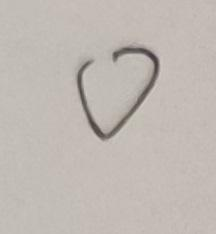
#> input picture mynum/num/00_0.jpg, 216 x 234 px; its folder holds only this picture in this run
$ python walk.py
#> lines starting #> are read from the running program, lines starting #| are printed output that depends on the picture
# coding:utf-8
# 测试遍历目录下文件


import os
from skimage import io,data,transform
import numpy as np
import matplotlib.pyplot as plt
import run


# 将图片文件转换为MNIST数据
@run.change_dir
def changeData():
    path = "./mynum/num/"
    dir_or_files = os.listdir(path)
    files = []
    for dir_file in os.listdir(path):
        files.append(dir_file)

    MNIST_SIZE = 28
    data = []
    for file in files:
        # 处理图片
        # 读入图片并变成灰色
        img = io.imread(path+files[0], as_gray=True)
#> img: shape (234, 216) float64; min 0.218, max 0.802, mean 0.73
        # 缩小到28*28
        translated_img = transform.resize(img, (MNIST_SIZE, MNIST_SIZE))
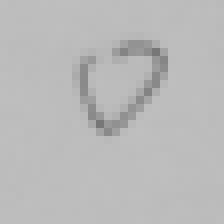
#> translated_img: shape (28, 28) float64 (shown 8 times larger); min 0.468, max 0.751, mean 0.73
        # 变成1*784的一维数组
        flatten_img = np.reshape(translated_img, 784)
#> flatten_img = 784 values, max 0.751 at index 465, min 0.468 at index 432, mean 0.73
        # 1代表黑，0代表白
        result = np.array([1 - flatten_img])
        data.append(result)
    data = np.array(data)
    # print(data.shape)


if __name__ == "__main__":
    changeData()


$ run again, on mynum/num/04_4.jpg
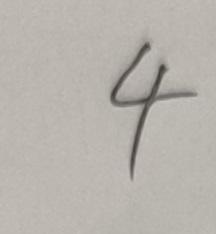
#> input picture mynum/num/04_4.jpg, 216 x 234 px
#> in changeData, `translated_img = transform.resize(img, (MNIST_SIZE, MNIST_SIZE))`:
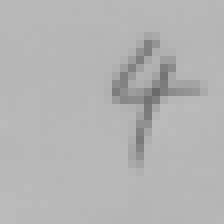
#> translated_img: shape (28, 28) float64 (shown 8 times larger); min 0.42, max 0.73, mean 0.704
#> flatten_img = 784 values, max 0.73 at index 701, min 0.42 at index 327, mean 0.704

$ run again, on mynum/num/05_5.jpg
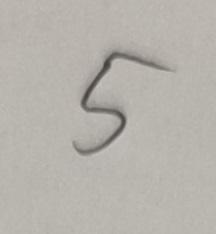
#> input picture mynum/num/05_5.jpg, 216 x 234 px
#> in changeData, `translated_img = transform.resize(img, (MNIST_SIZE, MNIST_SIZE))`:
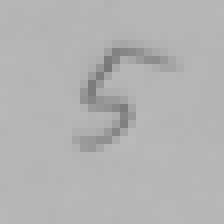
#> translated_img: shape (28, 28) float64 (shown 8 times larger); min 0.477, max 0.726, mean 0.702
#> flatten_img = 784 values, max 0.726 at index 492, min 0.477 at index 237, mean 0.702

$ run again, on mynum/num/06_6.jpg
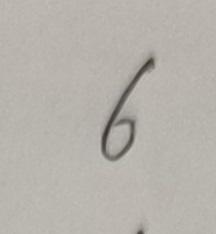
#> input picture mynum/num/06_6.jpg, 216 x 234 px
#> in changeData, `translated_img = transform.resize(img, (MNIST_SIZE, MNIST_SIZE))`:
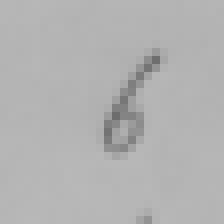
#> translated_img: shape (28, 28) float64 (shown 8 times larger); min 0.429, max 0.722, mean 0.7
#> flatten_img = 784 values, max 0.722 at index 682, min 0.429 at index 406, mean 0.7

$ run again, on mynum/num/01_1.jpg
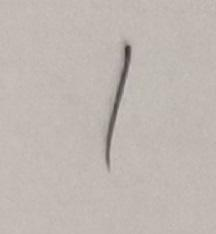
#> input picture mynum/num/01_1.jpg, 216 x 234 px
#> in changeData, `translated_img = transform.resize(img, (MNIST_SIZE, MNIST_SIZE))`:
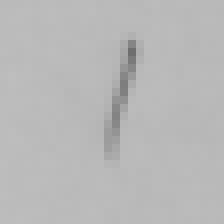
#> translated_img: shape (28, 28) float64 (shown 8 times larger); min 0.432, max 0.746, mean 0.725
#> flatten_img = 784 values, max 0.746 at index 253, min 0.432 at index 184, mean 0.725
